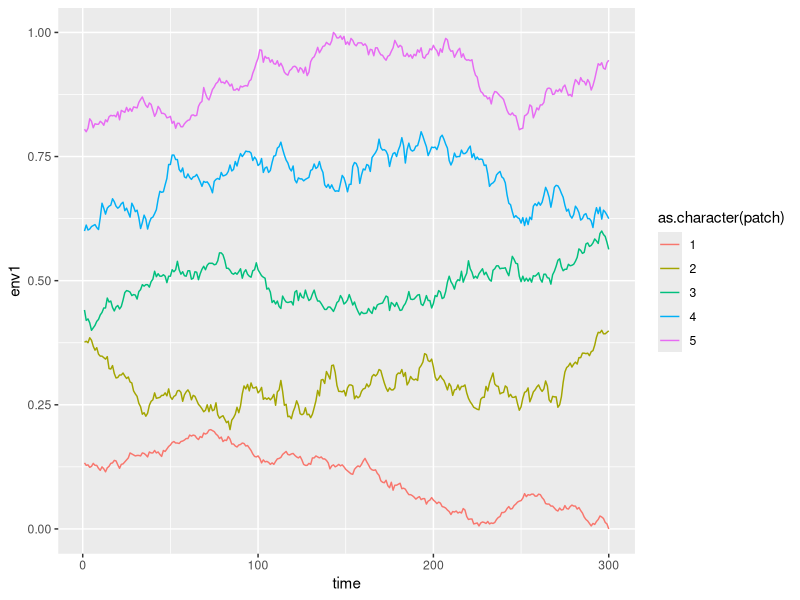
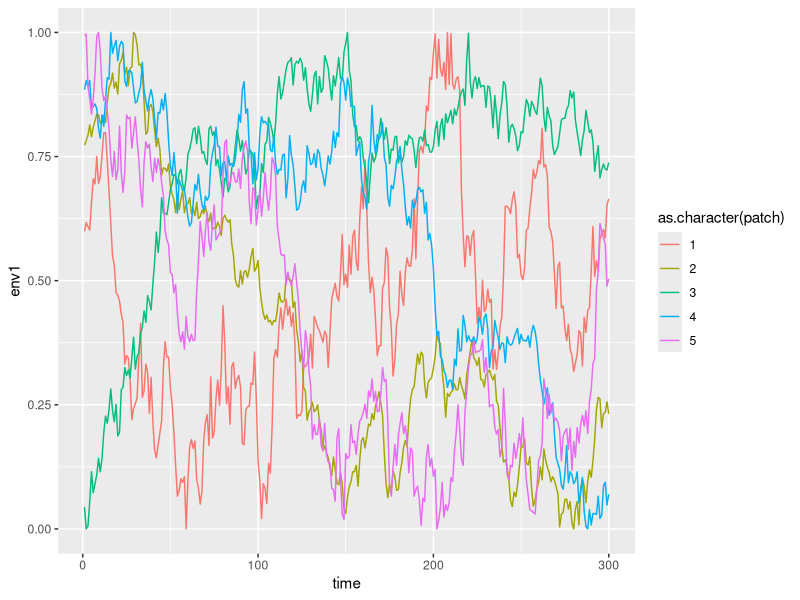
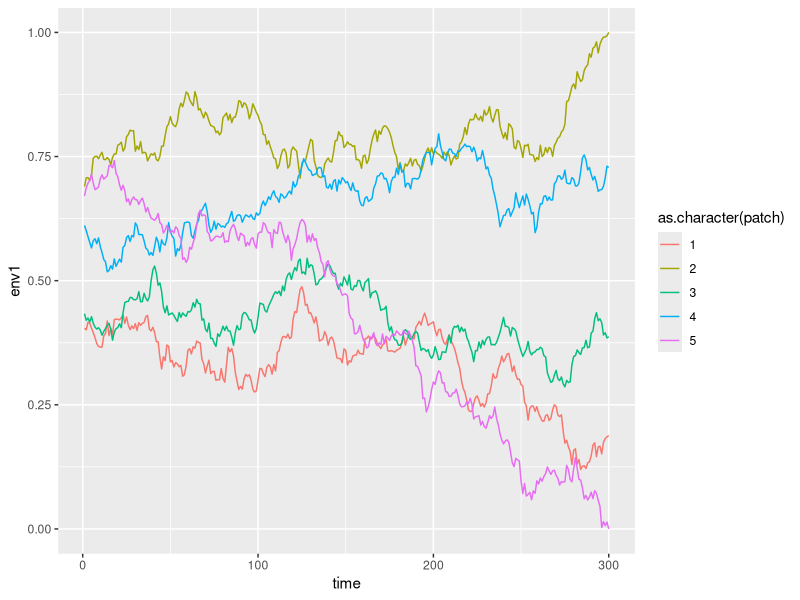

Recreate these plots in R, in order. (Note: this script raises an error after producing the figures.)

#' @title simulate environments using a random walk
#'
#' @description script generates environmental datasets for use in the
#' simulations to test how well using the random RYe values work
#'
#' @author James G. Hagan, \email{james_hagan@@outlook.com}
#'

# load relevant libraries
library(dplyr)
library(ggplot2)

# function to simulate a random walk
random_walk <- function(N, x0, mu, variance) {
  z<-cumsum(rnorm(n=N, mean=0, 
                  sd=sqrt(variance)))
  t<-1:N
  x<-x0+t*mu+z
  return(x)
}

# function to standardise a variable between two values
range_stand <- function(x, min, max) {
  
  ((max-min)*((x - min(x))/(max(x)-min(x)))) + min
  
}

# set the number of replicates
N_REP <- 500

# set the minimum and maximum of different patches
patches <- 5
timesteps <- 300


# environmental variation for the spatial insurance effect

# data.frame of minimum and maxima for standardisation
df_SI <- data.frame(min = c(0, 0.2, 0.4, 0.6, 0.8),
                     max = c(0.2, 0.4, 0.6, 0.8, 1))
var <- 1
init <- 10
mu <- 0

# replicate N_REP times
env_SI <- vector("list", length = N_REP)
for(j in 1:N_REP) {
  
  # loop over the different patches
  env <- vector("list", length = patches)
  for(i in 1:patches) {
    
    x <- random_walk(timesteps, init, mu, var)
    y <- range_stand(x = x, min = df_SI[["min"]][i], max = df_SI[["max"]][i])
    env[[i]] <- y 
    
  }
  
  # wrap into a data.frame
  df <- 
    data.frame(env1 = round(unlist(env), 3),
               patch = rep(1:patches, each = timesteps),
               time = rep(1:timesteps, patches)
               )
  
  # add the data to the spatial insurance environmental list
  env_SI[[j]] <- df
  
}

# check an example
ggplot(data = env_SI[[1]], 
       mapping = aes(x = time, y = env1, colour = as.character(patch) )) +
  geom_line()


# environmental variation for the temporal insurance effect

# maximimising temporal insurance effects
var <- 1
init <- 10
mu <- 0

# replicate N_REP times
env_TI <- vector("list", length = N_REP)
for(j in 1:N_REP) {
  
  env <- vector("list", length = patches)
  for(i in 1:patches) {
    
    x <- random_walk(timesteps, init, mu, var)
    y <- range_stand(x = x, min = 0, max = 1)
    env[[i]] <- y 
    
  }
  
  # unlist the environmental variable
  env <- round(unlist(env), 3)
  
  # wrap into a data.frame
  df <- 
    data.frame(env1 = env,
               patch = rep(1:patches, each = timesteps),
               time = rep(1:timesteps, patches)
    )
  
  # add to output list
  env_TI[[j]] <- df
  
}

# plot an example
ggplot(data = env_TI[[1]], 
       mapping = aes(x = time, y = env1, colour = as.character(patch) )) +
  geom_line()


# environmental variation with spatial and temporal insurance

# both temporal and spatial variation
init <- runif(n = patches, 10, 100)
var <- 2.5
mu <- 0

# replicate N_REP times
env_com <- vector("list", length = N_REP)
for(j in 1:N_REP) {
  
  env <- vector("list", length = patches)
  for(i in 1:patches) {
    
    x <- random_walk(timesteps, init[i], mu, var)
    env[[i]] <- x
    
  }
  
  # unlist the environmental variable
  env <- round(unlist(env), 3)
  
  # range standardise between 0 and 1
  env <- range_stand(x = env, min = 0, max = 1)
  
  # wrap into a data.frame
  df <- 
    data.frame(env1 = env,
               patch = rep(1:patches, each = timesteps),
               time = rep(1:timesteps, patches)
    )
  
  env_com[[j]] <- df
  
}

# plot an example
ggplot(data = env_com[[1]], 
       mapping = aes(x = time, y = env1, colour = as.character(patch) )) +
  geom_line()

# quantify the variation in space and time

# space
bind_rows(env_SI, .id = "rep") %>%
  group_by(rep, patch) %>%
  summarise(mean_env1 = mean(env1)) %>%
  pull(mean_env1) %>%
  var()

bind_rows(env_TI, .id = "rep") %>%
  group_by(rep, patch)  %>%
  summarise(mean_env1 = mean(env1)) %>%
  pull(mean_env1) %>%
  var()

bind_rows(env_com, .id = "rep") %>%
  group_by(rep, patch)  %>%
  summarise(mean_env1 = mean(env1)) %>%
  pull(mean_env1) %>%
  var()

# time
bind_rows(env_SI, .id = "rep") %>%
  group_by(rep, time)  %>%
  summarise(mean_env1 = mean(env1)) %>%
  pull(mean_env1) %>%
  var()

bind_rows(env_TI, .id = "rep") %>%
  group_by(rep, time)%>%
  summarise(mean_env1 = mean(env1)) %>%
  pull(mean_env1) %>%
  var()

bind_rows(env_com, .id = "rep") %>%
  group_by(rep, time) %>%
  summarise(mean_env1 = mean(env1)) %>%
  pull(mean_env1) %>%
  var()

# comparing the variances confirms the simulations

# export these data for use in the simulations
saveRDS(env_SI, "scripts/02_simulation/02_generated_environment_SI.rds")
saveRDS(env_TI, "scripts/02_simulation/02_generated_environment_TI.rds")
saveRDS(env_com, "scripts/02_simulation/02_generated_environment_com.rds")

### END
